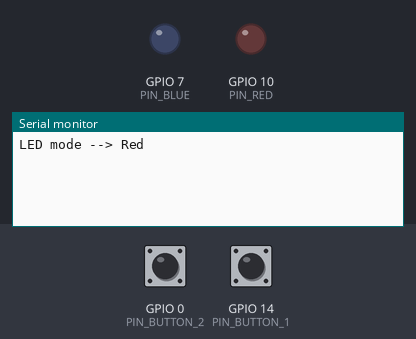
The program below on a simulated ESP32-S3. Shown: output pins drawn as LEDs (lit = HIGH), the last lines printed to the serial monitor. Inputs (shaded band) come from the test bench; at power-on: GPIO 0 (PIN_BUTTON_2) HIGH, GPIO 14 (PIN_BUTTON_1) HIGH.

Above: at 3.7 s.
3.8 s: GPIO 0 (PIN_BUTTON_2) pulled LOW for 1.25 s
At 5.2 s:
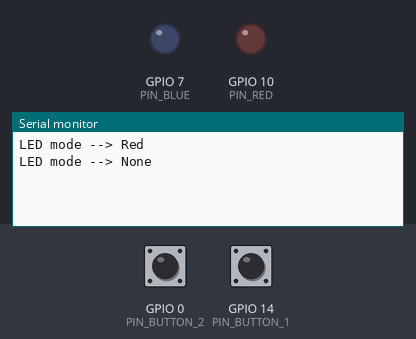
6.5 s: GPIO 0 (PIN_BUTTON_2) pulled LOW for 1.25 s
At 7.5 s:
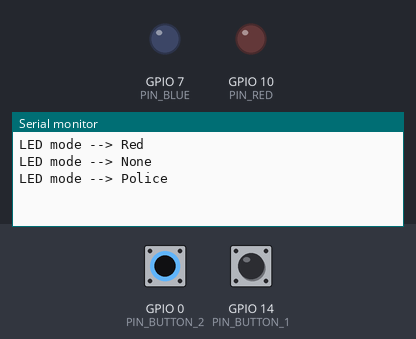
9.2 s: GPIO 0 (PIN_BUTTON_2) driven LOW
At 11.0 s:
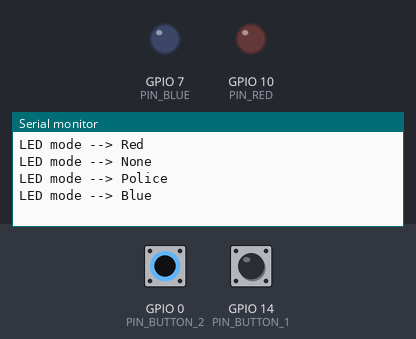

Measured:
- after the input at 3.8 s, the serial monitor: prints a new line after 0.17 s (image 1)
- after the input at 6.5 s, the serial monitor: prints a new line after 0.47 s (image 2)
- after the input at 9.2 s, the serial monitor: prints a new line after 0.77 s (image 3)

The program:

main.cpp
```cpp
#include <Arduino.h>

// LED pins use pull-down logic (active high)
#define PIN_RED     10
#define PIN_BLUE    7

// Button pin uses pull-up logic (active low)
#define PIN_BUTTON_1    14
#define PIN_BUTTON_2    0

// Minimal time unit (in loop cycles)
#define TIME_UNIT 1000

const uint32_t SLOW_BLINK_PERIOD = 1000 * TIME_UNIT;
const uint32_t FAST_BLINK_PERIOD = 100 * TIME_UNIT;

#define countof(ARRAY) (sizeof(ARRAY) / sizeof(ARRAY[0]))

enum LED_Mode {
    None   = 0,
    Red    = 1,
    Blue   = 2,
    Police = 3,

    // Always set Count to the last enum value + 1
    Count  = 4,
};

#define CYCLE_FORWARD   false
#define CYCLE_BACKWARD  true

struct PIN_State {
    const int pin;  // GPIO pin
    bool state;     // Logical state (on/off)
};

// LED indices in the g_led_state array
const int ID_RED  = 0;
const int ID_BLUE = 1;

// Initialize initial state
PIN_State g_leds[] = {
    { PIN_RED,  0 },
    { PIN_BLUE, 0 },
};

struct LED_Unit {
    const bool red;
    const bool blue;
};

LED_Unit g_police_pattern[] {
    { 1, 0 },
    { 0, 0 },
    { 1, 0 },
    { 0, 0 },
    { 1, 0 },
    { 0, 0 },
    { 0, 1 },
    { 0, 0 },
    { 0, 1 },
    { 0, 0 },
    { 0, 1 },
    { 0, 0 },
};

// Police mode pattern index
uint8_t g_police_index = 0;

// Holds last read state of physical buttons
bool g_button_state[2] = {};

// Button indices in the g_button_state array
const int ID_BUTTON_1 = 0;
const int ID_BUTTON_2 = 1;

// Holds currently chosen LED mode
LED_Mode g_led_mode = {};
uint32_t g_loop_counter = 0;

// Period for state machine switches
uint32_t g_period = 0;

// Reads button and switches modes
void Process_Input_Pins();

// Turns all the LEDs on or off according to its logical state
void Process_Output_Pins();

// On each period, prepares each LED logical state according to the mode
// Returns true if the state has changed
bool Process_State();

// Switches LED blinking modes in cycle
void Cycle_LED_Modes(bool backward);

// Used for logging
const char* LED_Mode_To_String(LED_Mode mode);

void setup() {
    Serial.begin(115200);

    pinMode(PIN_RED, OUTPUT);
    pinMode(PIN_BLUE, OUTPUT);
    pinMode(PIN_BUTTON_1, INPUT);
    pinMode(PIN_BUTTON_2, INPUT);

    Process_Output_Pins();
    Cycle_LED_Modes(CYCLE_FORWARD);
}

void loop() {
    ++g_loop_counter;

    Process_Input_Pins();
    if (Process_State())
        Process_Output_Pins();
}

void Process_Input_Pins() {
    // Read button state every time unit
    if (g_loop_counter % TIME_UNIT)
        return;

    int button_1 = digitalRead(PIN_BUTTON_1);
    if (g_button_state[ID_BUTTON_1] != button_1) {
        g_button_state[ID_BUTTON_1] = button_1;
        // Switch LED mode forward when button 1 is depressed
        if (button_1 == LOW) {
            Cycle_LED_Modes(CYCLE_FORWARD);
        }
    }

    int button_2 = digitalRead(PIN_BUTTON_2);
    if (g_button_state[ID_BUTTON_2] != button_2) {
        g_button_state[ID_BUTTON_2] = button_2;
        // Switch LED mode backward when button 2 is depressed
        if (button_2 == LOW) {
            Cycle_LED_Modes(CYCLE_BACKWARD);
        }
    }
}

void Cycle_LED_Modes(bool backward) {
    int new_mode = backward ? g_led_mode - 1 : g_led_mode + 1;
    if (new_mode >= LED_Mode::Count)
        new_mode = 0;
    if (new_mode < 0)
        new_mode = LED_Mode::Count - 1;

    g_led_mode = (LED_Mode) new_mode;

    switch (g_led_mode) {
        case LED_Mode::None:
            g_period = 0;
            break;
        case LED_Mode::Red:
        case LED_Mode::Blue:
            g_period = SLOW_BLINK_PERIOD;
            break;
        case LED_Mode::Police:
            g_period = FAST_BLINK_PERIOD;
            g_police_index = 0;
            break;
    }
    Serial.printf("LED mode --> %s\n", LED_Mode_To_String(g_led_mode));
}

// Returns true if the state has changed
bool Process_State() {
    // State switching should occur only when a period has elapsed
    if (g_period && g_loop_counter % g_period)
        return false;

    switch (g_led_mode) {
        case LED_Mode::None:
            g_leds[ID_RED].state = 0;
            g_leds[ID_BLUE].state = 0;
            g_period = UINT32_MAX;  // Don't need to handle state anymore
            break;
        case LED_Mode::Red:
            // Switch off the blue LED, switch the red LED to the opposite
            g_leds[ID_RED].state ^= 1;
            g_leds[ID_BLUE].state = 0;
            break;
        case LED_Mode::Blue:
            // Switch off the red LED, switch the blue LED to the opposite
            g_leds[ID_RED].state = 0;
            g_leds[ID_BLUE].state ^= 1;
            break;
        case LED_Mode::Police: {
            auto unit = g_police_pattern[g_police_index++];
            g_leds[ID_RED].state = unit.red;
            g_leds[ID_BLUE].state = unit.blue;
            if (g_police_index >= countof(g_police_pattern))
                g_police_index = 0;
            break;
        }
    }
    return true;
}

void Process_Output_Pins() {
    for (size_t i = 0; i < countof(g_leds); ++i) {
        digitalWrite(g_leds[i].pin, g_leds[i].state ? HIGH : LOW);
    }
}

const char* LED_Mode_To_String(LED_Mode mode) {
    switch (mode) {
        case LED_Mode::None:   return "None";
        case LED_Mode::Red:    return "Red";
        case LED_Mode::Blue:   return "Blue";
        case LED_Mode::Police: return "Police";
    }
    return "";
}
```
